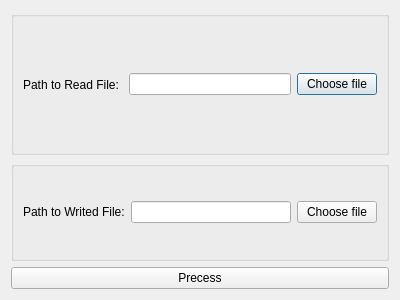
<?xml version="1.0" encoding="UTF-8"?>
<ui version="4.0">
 <class>MainView</class>
 <widget class="QDialog" name="MainView">
  <property name="geometry">
   <rect>
    <x>0</x>
    <y>0</y>
    <width>400</width>
    <height>300</height>
   </rect>
  </property>
  <property name="windowTitle">
   <string>Dialog</string>
  </property>
  <layout class="QVBoxLayout" name="verticalLayout">
   <item>
    <widget class="QGroupBox" name="groupBox_2">
     <property name="title">
      <string/>
     </property>
     <layout class="QHBoxLayout" name="horizontalLayout">
      <item>
       <widget class="QLabel" name="label_2">
        <property name="text">
         <string>Path to Read File: </string>
        </property>
       </widget>
      </item>
      <item>
       <widget class="QLineEdit" name="readFile"/>
      </item>
      <item>
       <widget class="QPushButton" name="Choose">
        <property name="text">
         <string>Choose file</string>
        </property>
       </widget>
      </item>
     </layout>
    </widget>
   </item>
   <item>
    <widget class="QGroupBox" name="groupBox">
     <property name="maximumSize">
      <size>
       <width>500</width>
       <height>100</height>
      </size>
     </property>
     <property name="title">
      <string/>
     </property>
     <layout class="QHBoxLayout" name="horizontalLayout_2">
      <item>
       <widget class="QLabel" name="label">
        <property name="maximumSize">
         <size>
          <width>500</width>
          <height>20</height>
         </size>
        </property>
        <property name="text">
         <string>Path to Writed File:</string>
        </property>
       </widget>
      </item>
      <item>
       <widget class="QLineEdit" name="writeFile"/>
      </item>
      <item>
       <widget class="QPushButton" name="chooseWrite">
        <property name="text">
         <string>Choose file</string>
        </property>
       </widget>
      </item>
     </layout>
    </widget>
   </item>
   <item>
    <widget class="QPushButton" name="processReading">
     <property name="text">
      <string>Precess</string>
     </property>
    </widget>
   </item>
  </layout>
 </widget>
 <resources/>
 <connections/>
</ui>
